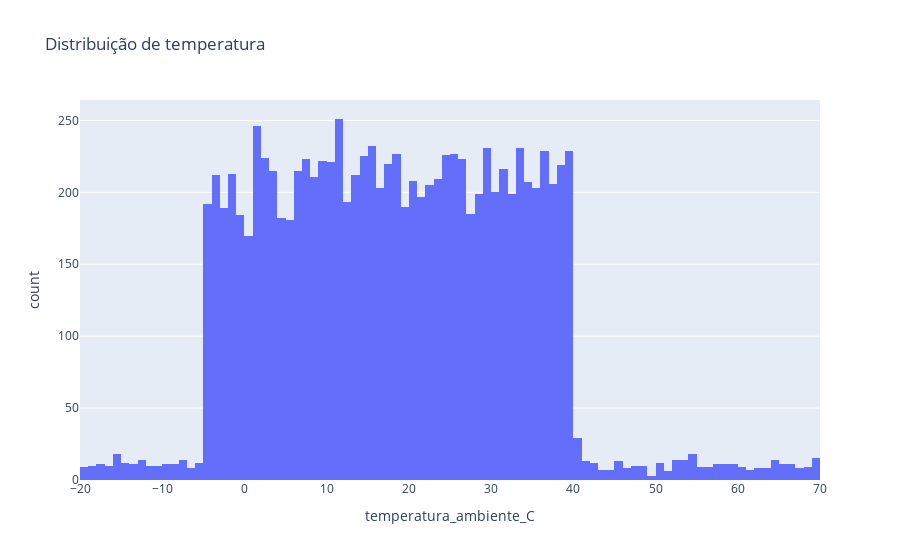

Notebook cell for this chart:
### Code cell
px.histogram(df_total, x="temperatura_ambiente_C", title = "Distribuição de temperatura")

### Figure 1 — Plotly figure (JSON) as saved in the notebook; plotly's stock layout.template omitted (floating-point values rounded to 4 significant figures; data arrays with more than 128 entries replaced by an {"elided": "..."} marker saying what was removed)
{"data": [{"bingroup": "x", "hovertemplate": "temperatura_ambiente_C=%{x}<br>count=%{y}<extra></extra>", "legendgroup": "", "marker": {"color": "#636efa", "pattern": {"shape": ""}}, "name": "", "orientation": "v", "showlegend": false, "type": "histogram", "x": {"elided": "10000 float values"}, "xaxis": "x", "yaxis": "y"}], "layout": {"barmode": "relative", "legend": {"tracegroupgap": 0}, "title": {"text": "Distribuição de temperatura"}, "xaxis": {"anchor": "y", "domain": [0, 1], "title": {"text": "temperatura_ambiente_C"}}, "yaxis": {"anchor": "x", "domain": [0, 1], "title": {"text": "count"}}}}
